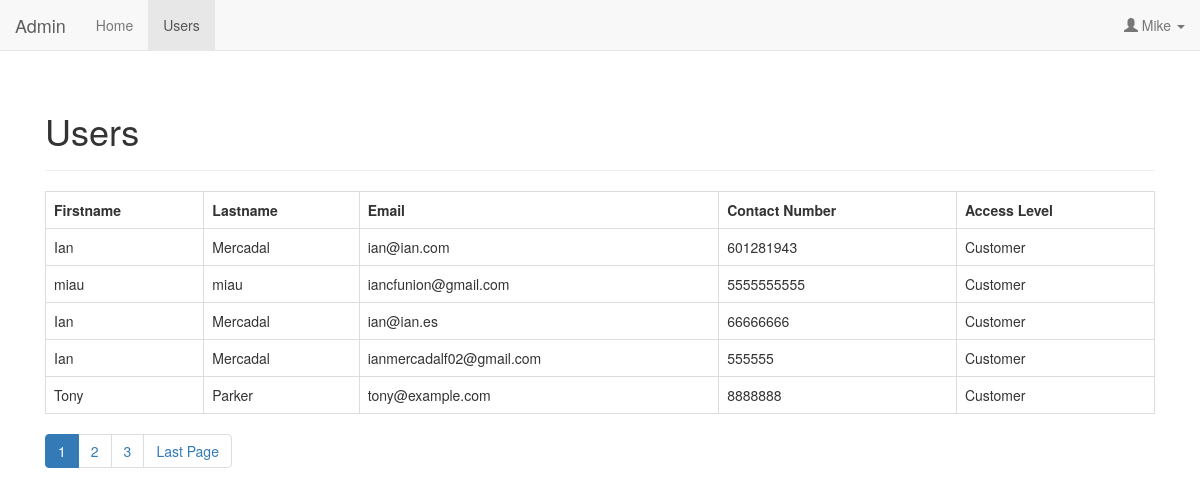
Page /admin/read_users.php (signed in) on the committed database.
### tables this page shows
CREATE TABLE `users` (
  `id` int(11) NOT NULL,
  `firstname` varchar(32) NOT NULL,
  `lastname` varchar(32) NOT NULL,
  `email` varchar(64) NOT NULL,
  `contact_number` varchar(64) NOT NULL,
  `address` text NOT NULL,
  `password` varchar(512) NOT NULL,
  `access_level` varchar(16) NOT NULL,
  `access_code` text,
  `status` int(11) NOT NULL COMMENT '0=pending,1=confirmed',
  `created` datetime NOT NULL,
  `modified` timestamp NOT NULL DEFAULT CURRENT_TIMESTAMP ON UPDATE CURRENT_TIMESTAMP
);

### admin/config/core.php (called while the page is built, shortened)
<?php
$home_url="http://localhost/Sistema_de_login/";
$page = isset($_GET['page']) ? $_GET['page'] : 1;
$records_per_page = 5;
$from_record_num = ($records_per_page * $page) - $records_per_page;
?>

### objects/user.php (called while the page is built, shortened)
<?php
class User
{
    private $conn;
    private $table_name = "users";
    public function __construct($db)
    {
        $this->conn = $db;
    }
function readAll($from_record_num, $records_per_page){
    $query = "SELECT
                id,
                firstname,
                lastname,
                email,
                contact_number,
                access_level,
                created
            FROM " . $this->table_name . "
            ORDER BY id DESC
            LIMIT ?, ?";
    $stmt = $this->conn->prepare( $query );
    $stmt->bindParam(1, $from_record_num, PDO::PARAM_INT);
    $stmt->bindParam(2, $records_per_page, PDO::PARAM_INT);
    $stmt->execute();
    return $stmt;
}
public function countAll(){
    $query = "SELECT id FROM " . $this->table_name . "";
    $stmt = $this->conn->prepare($query);
    $stmt->execute();
    $num = $stmt->rowCount();
    return $num;
}
}

### admin/read_users_template.php (the view)
<?php
if($num>0){
    echo "<table class='table table-hover table-responsive table-bordered'>";
    echo "<tr>";
        echo "<th>Firstname</th>";
        echo "<th>Lastname</th>";
        echo "<th>Email</th>";
        echo "<th>Contact Number</th>";
        echo "<th>Access Level</th>";
    echo "</tr>";
        while ($row = $stmt->fetch(PDO::FETCH_ASSOC)){
        extract($row);
        echo "<tr>";
            echo "<td>{$firstname}</td>";
            echo "<td>{$lastname}</td>";
            echo "<td>{$email}</td>";
            echo "<td>{$contact_number}</td>";
            echo "<td>{$access_level}</td>";
        echo "</tr>";
        }
    echo "</table>";
    $page_url="read_users.php?";
    $total_rows = $user->countAll();
    include_once 'paging.php';
}
else{
    echo "<div class='alert alert-danger'>
        <strong>No users found.</strong>
    </div>";
}
?>

### admin/layout_head.php (shortened to what this page needs)
<!DOCTYPE html>
<html lang="en">
<head>
    <link href="https://maxcdn.bootstrapcdn.com/bootstrap/3.3.7/css/bootstrap.min.css" rel="stylesheet" media="screen" />
    <link href="<?php echo $home_url . "../libs/css/admin.css" ?>" rel="stylesheet" />
</head>
<body>
    <?php
    include_once "navigation.php";
    ?>
    <div class="container">
        <div class="col-md-12">
            <div class="page-header">
                <h1><?php echo isset($page_title) ? $page_title : "The Code of a Ninja"; ?></h1>
            </div>
        </div>

### admin/navigation.php (shortened to what this page needs)
<div class="navbar navbar-default navbar-static-top" role="navigation">
    <div class="container-fluid">
        <div class="navbar-header">
            <a class="navbar-brand" href="<?php echo $home_url; ?>index.php">Admin</a>
        </div>
        <div class="navbar-collapse collapse">
            <ul class="nav navbar-nav">
                <li <?php echo $page_title=="Admin Index" ? "class='active'" : ""; ?>>
                    <a href="<?php echo $home_url; ?>index.php">Home</a>
                </li>
                <li <?php
                        echo $page_title=="Users" ? "class='active'" : ""; ?> >
                    <a href="<?php echo $home_url; ?>read_users.php">Users</a>
                </li>
            </ul>
            <ul class="nav navbar-nav navbar-right">
                <li>
                    <a href="#" class="dropdown-toggle" data-toggle="dropdown" role="button" aria-expanded="false">
                        <span class="glyphicon glyphicon-user" aria-hidden="true"></span>
                          <?php echo $_SESSION['firstname']; ?>
                          <span class="caret"></span>
                    </a>
                </li>
            </ul>
        </div>
    </div>
</div>

### admin/read_users.php (shortened to what this page needs)
<?php
include_once "config/core.php";
include_once '../objects/user.php';
$database = new Database();
$db = $database->getConnection();
$user = new User($db);
$page_title = "Users";
include_once "layout_head.php";
echo "<div class='col-md-12'>";
    $stmt = $user->readAll($from_record_num, $records_per_page);
    $num = $stmt->rowCount();
    include_once "read_users_template.php";
echo "</div>";
include_once "layout_foot.php";
?>

### admin/paging.php (shortened to what this page needs)
<?php
echo "<ul class=\"pagination margin-zero\">";
$total_pages = ceil($total_rows / $records_per_page);
$range = 2;
$initial_num = $page - $range;
$condition_limit_num = ($page + $range)  + 1;
for ($x=$initial_num; $x<$condition_limit_num; $x++) {
    if (($x > 0) && ($x <= $total_pages)) {
        if ($x == $page) {
            echo "<li class='active'><a href=\"#\">$x <span class=\"sr-only\">(current)</span></a></li>";
        }
        else {
            echo "<li><a href='{$page_url}page=$x'>$x</a></li>";
        }
    }
}
if($page<$total_pages){
    echo "<li><a href='" .$page_url . "page={$total_pages}' title='Last page is {$total_pages}.'>";
        echo "Last Page";
    echo "</a></li>";
}
echo "</ul>";
?>

### admin/layout_foot.php (shortened to what this page needs)
</div>
</body>
</html>

### libs/css/admin.css (style rules this page uses)
.margin-zero { margin:0; }

### rows in the picture
users: firstname "Ian", lastname "Mercadal", email "ian@ian.com", contact_number "601281943", access_level "Customer"
users: firstname "miau", lastname "miau", email "iancfunion@gmail.com", contact_number "5555555555", access_level "Customer"
users: firstname "Ian", lastname "Mercadal", email "ian@ian.es", contact_number "66666666", access_level "Customer"
users: firstname "Ian", lastname "Mercadal", email "ianmercadalf02@gmail.com", contact_number "555555", access_level "Customer"
users: firstname "Tony", lastname "Parker", email "tony@example.com", contact_number "8888888", access_level "Customer"

### other values in the picture
$_SESSION['firstname'] "Mike"
$page_title "Users"
